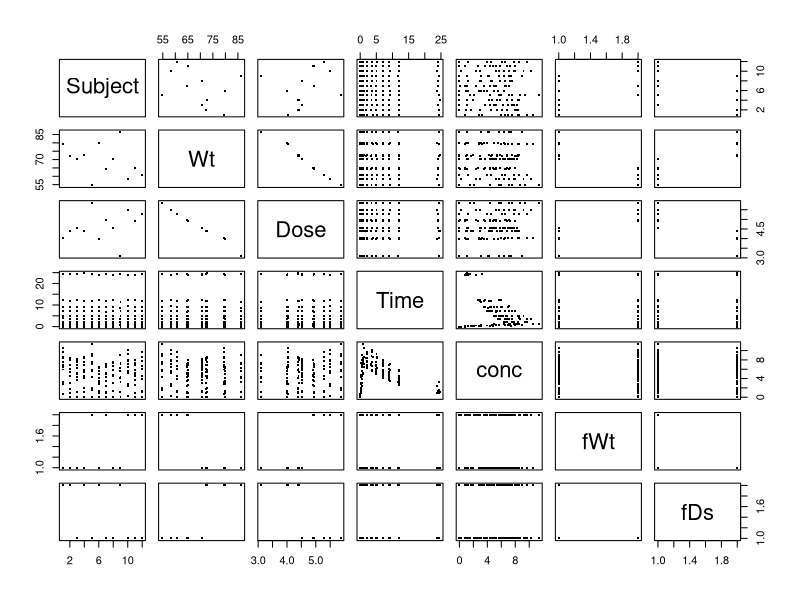
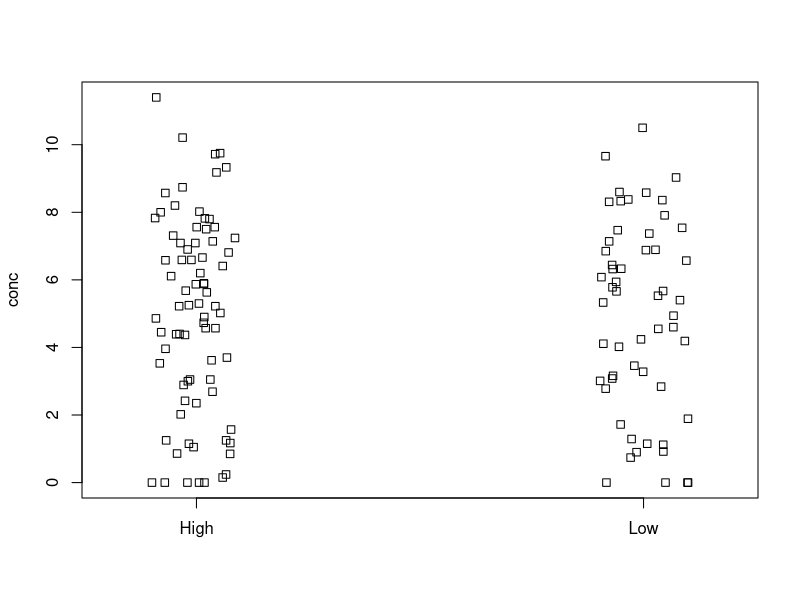

Write R code to recreate these figures, in order.
#' ---
#' title: "Regression Crash Course"
#' author: "Nour Abdelfattah"
#' date: "November 29, 2016"
#' ---

#' Load the usual goodies
library(magrittr);

#' Load the data
ragdata<- read.csv("regdata.csv");

#' Plot the data to see what relationships between
#' variables become apparent
data.matrix(ragdata) %>% jitter %>% as.data.frame %>% plot(pch='.',cex=3);

#' Let's say we want to characterize the dose-concentration
#' relationship for this drug (Theophiline)
#' Treating dose as a dichotomous variables (fDs) we see...
stripchart(conc~fDs, ragdata,vertical=T,method='jitter');

#' Fit the equivalent linear regression model
lm0 <-lm(conc~fDs, ragdata);
lm0;
confint(lm0);
#' Make special note of the `Coefficients` table, that's
#' the hypothesis tests.
summary(lm0);
#' You can pull out just the coefficient table from 
#' `summary(lm0)` using the `$` operator, since `summary()`
#' returns a list (invisibly, as usual in R)
summary(lm0)$coefficient;
#' With a single dichotomous predictor, a linear model
#' gives the same result a t-test
t.test(conc~fDs,ragdata);
#' ...not significant, in both cases.
#' How about if we add `fWt` (low/high) as a predictor...
#' We can use the `update` function to avoid retyping the whole model
lm1 <- update(lm0,.~.+fWt);
summary(lm1);
#' Still insignificant.
#' How about if weight is the only predictor?
lm2 <- update(lm0,.~fWt);

